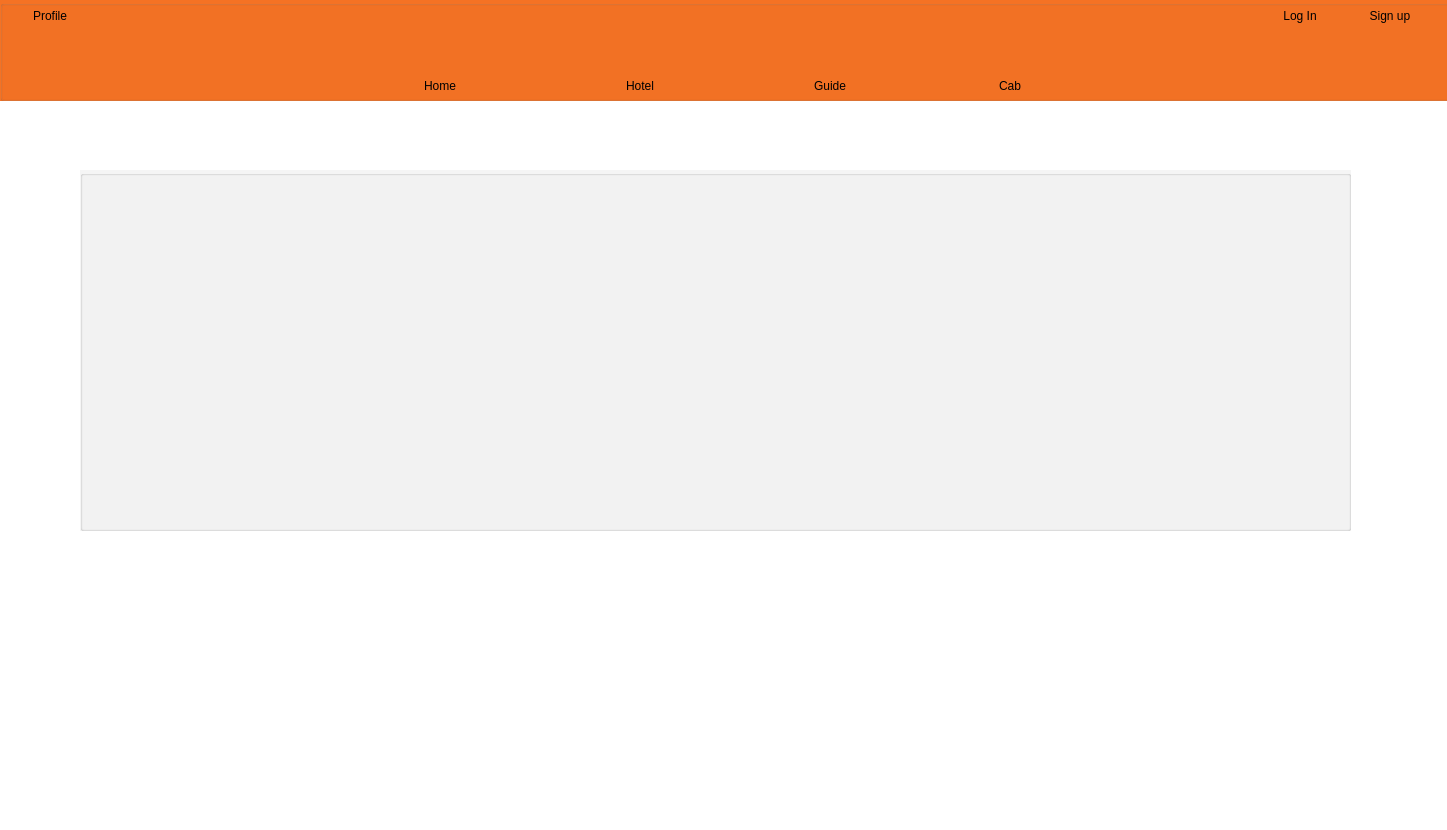
<?xml version="1.0" encoding="UTF-8"?>
<ui version="4.0">
 <class>Profile</class>
 <widget class="QDialog" name="Profile">
  <property name="geometry">
   <rect>
    <x>0</x>
    <y>0</y>
    <width>1447</width>
    <height>830</height>
   </rect>
  </property>
  <property name="windowTitle">
   <string>Dialog</string>
  </property>
  <property name="styleSheet">
   <string notr="true">background-color:white;</string>
  </property>
  <widget class="QGroupBox" name="groupBox_2">
   <property name="geometry">
    <rect>
     <x>0</x>
     <y>0</y>
     <width>1501</width>
     <height>101</height>
    </rect>
   </property>
   <property name="styleSheet">
    <string notr="true">background-color: #f57224; </string>
   </property>
   <property name="title">
    <string/>
   </property>
   <widget class="QPushButton" name="pushButton_2">
    <property name="geometry">
     <rect>
      <x>590</x>
      <y>70</y>
      <width>100</width>
      <height>32</height>
     </rect>
    </property>
    <property name="styleSheet">
     <string notr="true">background-color: rgba(240, 240, 249, 0); 
color: black;            
border: none;              
border-radius: 5px;       
padding: 5px;   
cursor: pointer; </string>
    </property>
    <property name="text">
     <string>Hotel</string>
    </property>
   </widget>
   <widget class="QPushButton" name="pushButton">
    <property name="geometry">
     <rect>
      <x>390</x>
      <y>70</y>
      <width>100</width>
      <height>32</height>
     </rect>
    </property>
    <property name="styleSheet">
     <string notr="true">background-color: rgba(240, 240, 249, 0); 
cursor: pointer; 
color: black;            
border: none;              
border-radius: 5px;       
padding: 5px;   </string>
    </property>
    <property name="text">
     <string>Home</string>
    </property>
   </widget>
   <widget class="QPushButton" name="pushButton_5">
    <property name="geometry">
     <rect>
      <x>0</x>
      <y>0</y>
      <width>100</width>
      <height>32</height>
     </rect>
    </property>
    <property name="styleSheet">
     <string notr="true">background-color: rgba(240, 240, 249, 0); 
color: black;            
border: none;              
border-radius: 5px;       
padding: 5px;   
cursor: pointer; </string>
    </property>
    <property name="text">
     <string>Profile</string>
    </property>
   </widget>
   <widget class="QPushButton" name="pushButton_4">
    <property name="geometry">
     <rect>
      <x>960</x>
      <y>70</y>
      <width>100</width>
      <height>32</height>
     </rect>
    </property>
    <property name="styleSheet">
     <string notr="true">background-color: rgba(240, 240, 249, 0); 
color: black;            
border: none;              
border-radius: 5px;       
padding: 5px;   
cursor: pointer; </string>
    </property>
    <property name="text">
     <string>Cab</string>
    </property>
   </widget>
   <widget class="QPushButton" name="pushButton_6">
    <property name="geometry">
     <rect>
      <x>1250</x>
      <y>0</y>
      <width>100</width>
      <height>32</height>
     </rect>
    </property>
    <property name="styleSheet">
     <string notr="true">background-color: rgba(240, 240, 249, 0); 
color: black;            
border: none;              
border-radius: 5px;       
padding: 5px;   
cursor: pointer; </string>
    </property>
    <property name="text">
     <string>Log In</string>
    </property>
   </widget>
   <widget class="QPushButton" name="pushButton_3">
    <property name="geometry">
     <rect>
      <x>780</x>
      <y>70</y>
      <width>100</width>
      <height>32</height>
     </rect>
    </property>
    <property name="styleSheet">
     <string notr="true">background-color: rgba(240, 240, 249, 0); 
color: black;            
border: none;              
border-radius: 5px;       
padding: 5px;   
cursor: pointer; </string>
    </property>
    <property name="text">
     <string>Guide</string>
    </property>
   </widget>
   <widget class="QPushButton" name="pushButton_7">
    <property name="geometry">
     <rect>
      <x>1340</x>
      <y>0</y>
      <width>100</width>
      <height>32</height>
     </rect>
    </property>
    <property name="styleSheet">
     <string notr="true">background-color: rgba(240, 240, 249, 0); 
color: black;            
border: none;              
border-radius: 5px;       
padding: 5px;   
cursor: pointer; </string>
    </property>
    <property name="text">
     <string>Sign up</string>
    </property>
   </widget>
  </widget>
  <widget class="QGroupBox" name="groupBox">
   <property name="geometry">
    <rect>
     <x>80</x>
     <y>170</y>
     <width>1271</width>
     <height>361</height>
    </rect>
   </property>
   <property name="styleSheet">
    <string notr="true">background-color:#F5F5F5; </string>
   </property>
   <property name="title">
    <string/>
   </property>
  </widget>
 </widget>
 <resources/>
 <connections/>
</ui>
